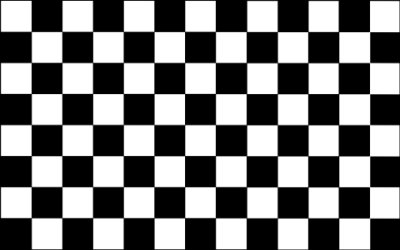
#> input picture code/coursera/Visual Perception for Self-Driving Cars/week2/chessboard.jpg, 400 x 250 px
$ python Corner_with_SubPixel_Accuracy.py
#> lines starting #> are read from the running program, lines starting #| are printed output that depends on the picture; after the words box and inside, x2 and y2 are one past the last pixel; in counts of white or black regions, pixels touching at a corner belong together
import numpy as np
from cv2 import cv2

filename = 'chessboard.jpg'
img = cv2.imread(filename)
#> img is the input picture: shape (250, 400, 3); min 0, max 255, mean 124.7
gray = cv2.cvtColor(img,cv2.COLOR_BGR2GRAY)

# find Harris corners
gray = np.float32(gray)
dst = cv2.cornerHarris(gray, 2, 3, 0.04)
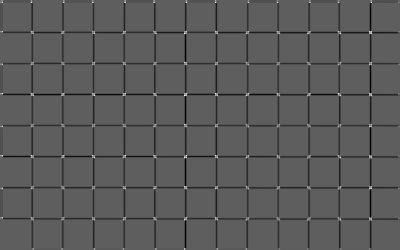
#> dst: shape (250, 400) float32; min -146735488, max 249528384, mean -6437239; drawn with min black and max white
dst = cv2.dilate(dst,None)
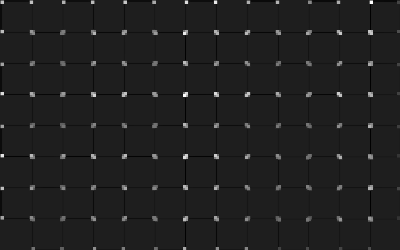
#> dst: shape (250, 400) float32; min -33270978, max 249528384, mean 2276729.5; drawn with min black and max white
ret, dst = cv2.threshold(dst, 0.01 * dst.max(), 255, 0)
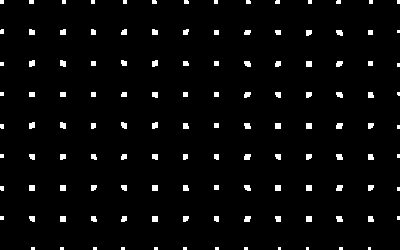
#> dst: shape (250, 400) float32; 3.3% white; 124 white regions (39 under 20 px), largest, box (x1, y1, x2, y2) and area: (336, 123, 343, 129) 37, (244, 154, 251, 160) 37, (29, 60, 35, 67) 36
#> ret = 2495283.8
dst = np.uint8(dst)

# find centroids
ret, labels, stats, centroids = cv2.connectedComponentsWithStats(dst)
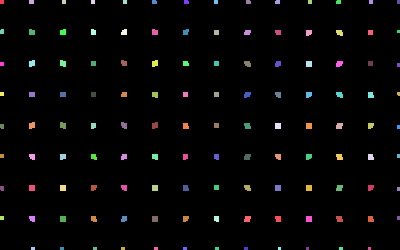
#> labels: shape (250, 400) int32; 125 distinct labels, from 0 to 124; one colour per label, 0 black
#> ret = 125; stats = 125 rows, first 6: [0, 0, 400, 250, 96736], [0, 0, 4, 4, 16], [29, 0, 5, 4, 20], [62, 0, 4, 4, 16], [91, 0, 4, 4, 16], [123, 0, 4, 4, 16]; centroids = 125 pairs, first value 1.5 to 398.1, second value 1.5 to 248

# define the criteria to stop and refine the corners
# @param:
# InputArray image: 输入图像
# InputOutputArray corners: 角点（既作为输入也作为输出）
# Size winSize: 计算亚像素角点时考虑的区域的大小，大小为N * N; N = (winSize * 2 + 1)
# Size zeroZone: 类似于winSize，但是总是具有较小的范围，通常忽略（即Size(-1, -1)）
# TermCriteria criteria: 表示计算亚像素时停止迭代的标准，可选的值有Term_Criteria_MAX_ITER 、
#                        Term_Criteria_EPS（可以是两者其一，或两者均选），前者表示迭代次数达到了最大次数时停止，
#                        后者表示角点位置变化的最小值已经达到最小时停止迭代
criteria = (cv2.TERM_CRITERIA_EPS + cv2.TERM_CRITERIA_MAX_ITER, 100, 0.001)
corners = cv2.cornerSubPix(gray, np.float32(centroids), (5,5), (-1,-1), criteria)
#> corners = 125 pairs, first value 0.646 to 398.3, second value 0.592 to 248.4

# Now draw them
res = np.hstack((centroids,corners))
#> res = 125 rows, first 6: [199.5, 124.6, 199.5, 124.6], [1.5, 1.5, 0.646, 0.592], [31, 1.5, 31.15, 0.619], [63.5, 1.5, 62.09, 0.597], [92.5, 1.5, 92.47, 0.611], [124.5, 1.5, 123.5, 0.606]
res = np.int0(res)
#> res = 125 rows, first 6: [199, 124, 199, 124], [1, 1, 0, 0], [31, 1, 31, 0], [63, 1, 62, 0], [92, 1, 92, 0], [124, 1, 123, 0]
img[res[:,1], res[:,0]]=[0,0,255]
img[res[:,3], res[:,2]] = [0,255,0]
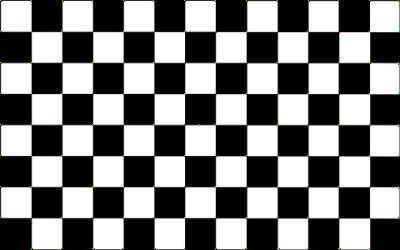
#> img: shape (250, 400, 3); mean B, G, R 124.4, 124.7, 124.7

# 放大看图
cv2.imwrite('subpixel.jpg',img)

$ run again, with code/coursera/Visual Perception for Self-Driving Cars/week2/street.jpg copied over code/coursera/Visual Perception for Self-Driving Cars/week2/chessboard.jpg
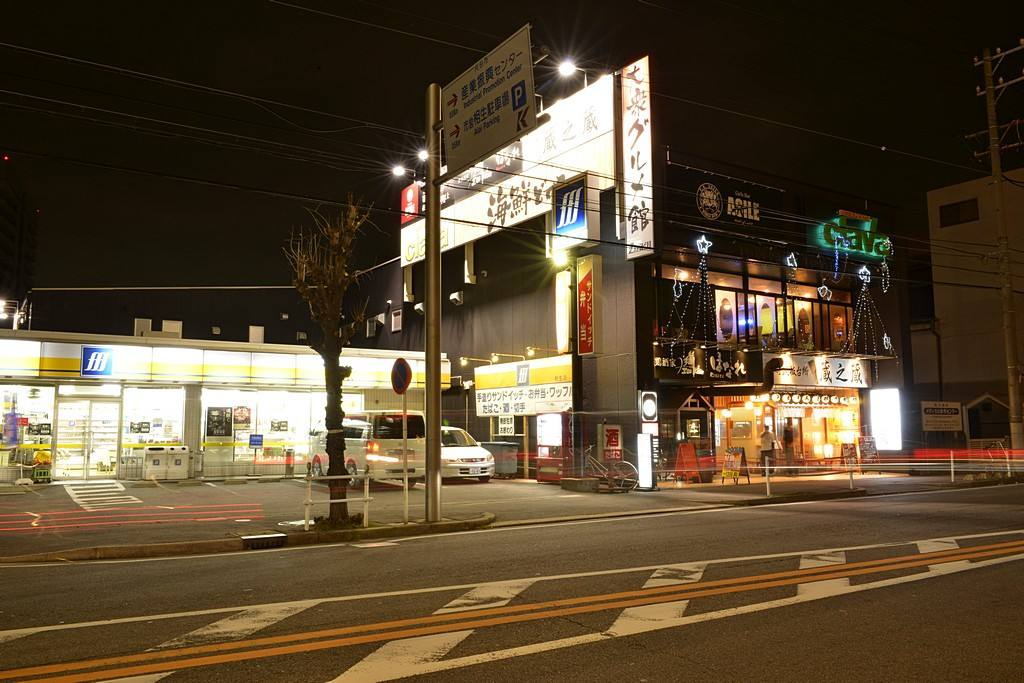
#> input picture code/coursera/Visual Perception for Self-Driving Cars/week2/street.jpg, 1024 x 683 px
#> img is the input picture: shape (683, 1024, 3); mean B, G, R 49.6, 72.7, 89.1
#> `ret, dst = cv2.threshold(dst, 0.01 * dst.max(), 255, 0)`:
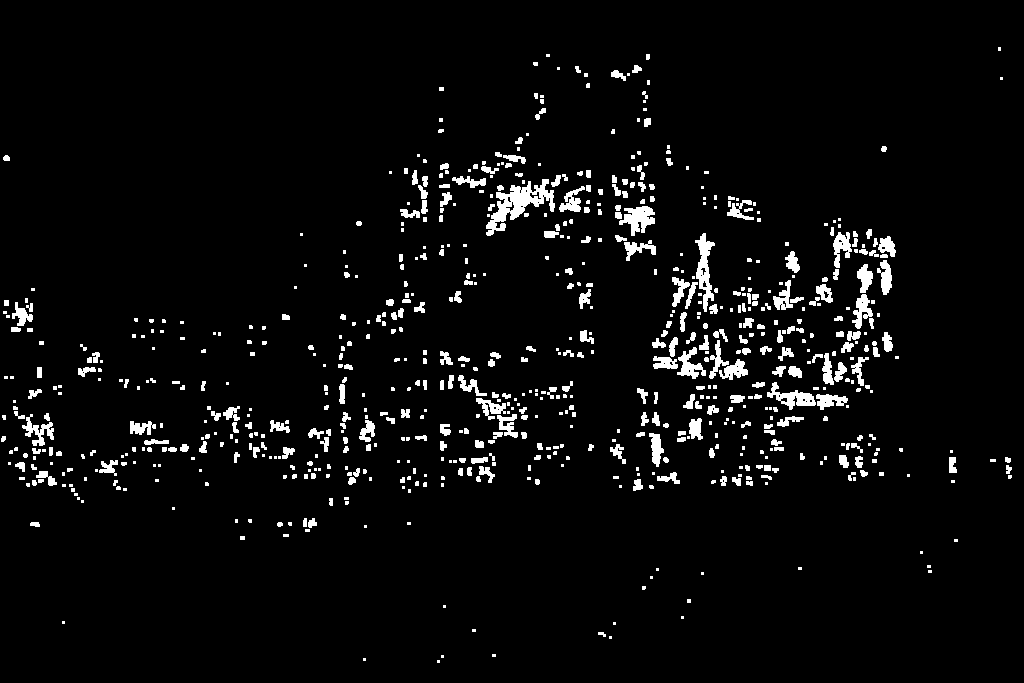
#> dst: shape (683, 1024) float32; 4.4% white; 749 white regions (398 under 20 px), largest, box (x1, y1, x2, y2) and area: (486, 179, 555, 236) 1439, (695, 233, 715, 312) 703, (619, 206, 655, 236) 607
#> `ret, dst = cv2.threshold(dst, 0.01 * dst.max(), 255, 0)`: ret = 2338574.9
#> labels: shape (683, 1024) int32; 750 distinct labels, from 0 to 749
#> `ret, labels, stats, centroids = cv2.connectedComponentsWithStats(dst)`: ret = 750; stats = 750 rows, first 6: [0, 0, 1024, 683, 668656], [998, 47, 3, 4, 12], [546, 54, 4, 3, 12], [646, 54, 4, 6, 23], [533, 62, 5, 4, 19], [632, 65, 10, 8, 54]; centroids = 750 pairs, first value 2.96 to 1009.4, second value 48.5 to 661
#> corners = 750 pairs, first value 2.21 to 1008.7, second value 48.5 to 660.5
#> `res = np.hstack((centroids,corners))`: res = 750 rows, first 6: [509.2, 341.1, 509.2, 341.1], [999, 48.5, 999, 48.5], [547.5, 55, 548.2, 53.56], [647.4, 56.39, 647.6, 55.03], [535.1, 63.42, 532.9, 64.58], [636.3, 68.76, 636.3, 68.76]
#> `res = np.int0(res)`: res = 750 rows, first 6: [509, 341, 509, 341], [999, 48, 999, 48], [547, 55, 548, 53], [647, 56, 647, 55], [535, 63, 532, 64], [636, 68, 636, 68]
#> `img[res[:,3], res[:,2]] = [0,255,0]`:
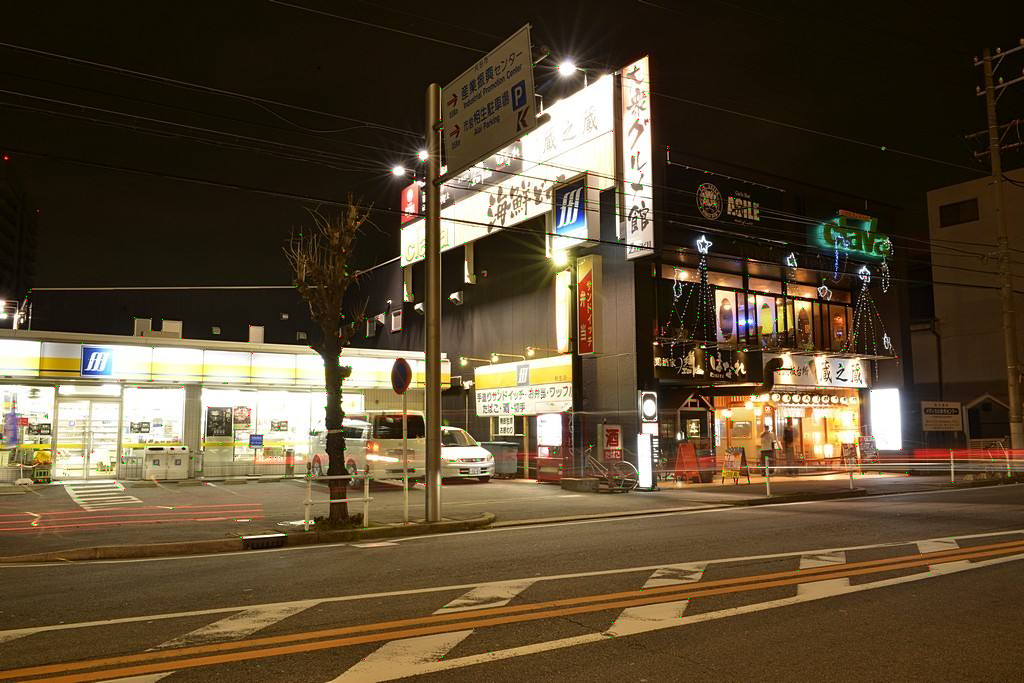
#> img: shape (683, 1024, 3); mean B, G, R 49.4, 72.7, 89
